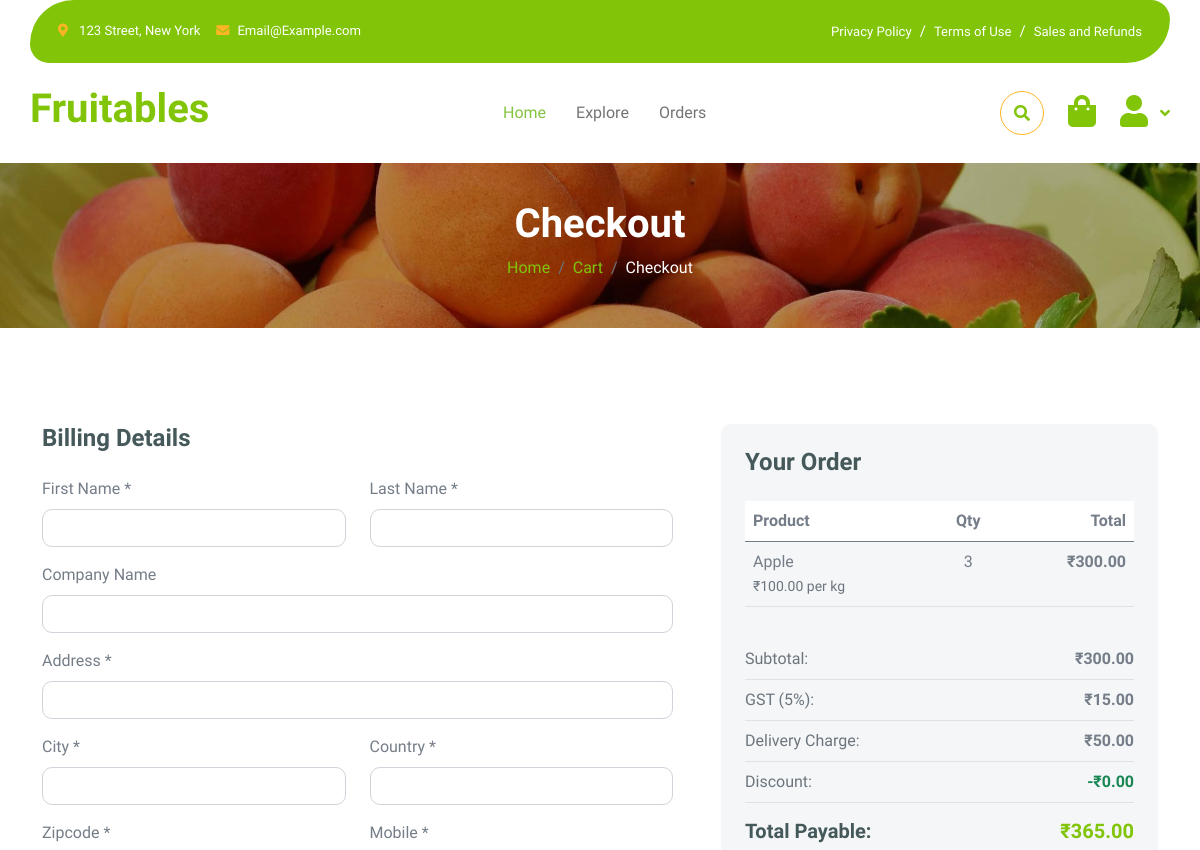
/checkout/ (signed in, upper part), run on an earlier commit of the app's database.
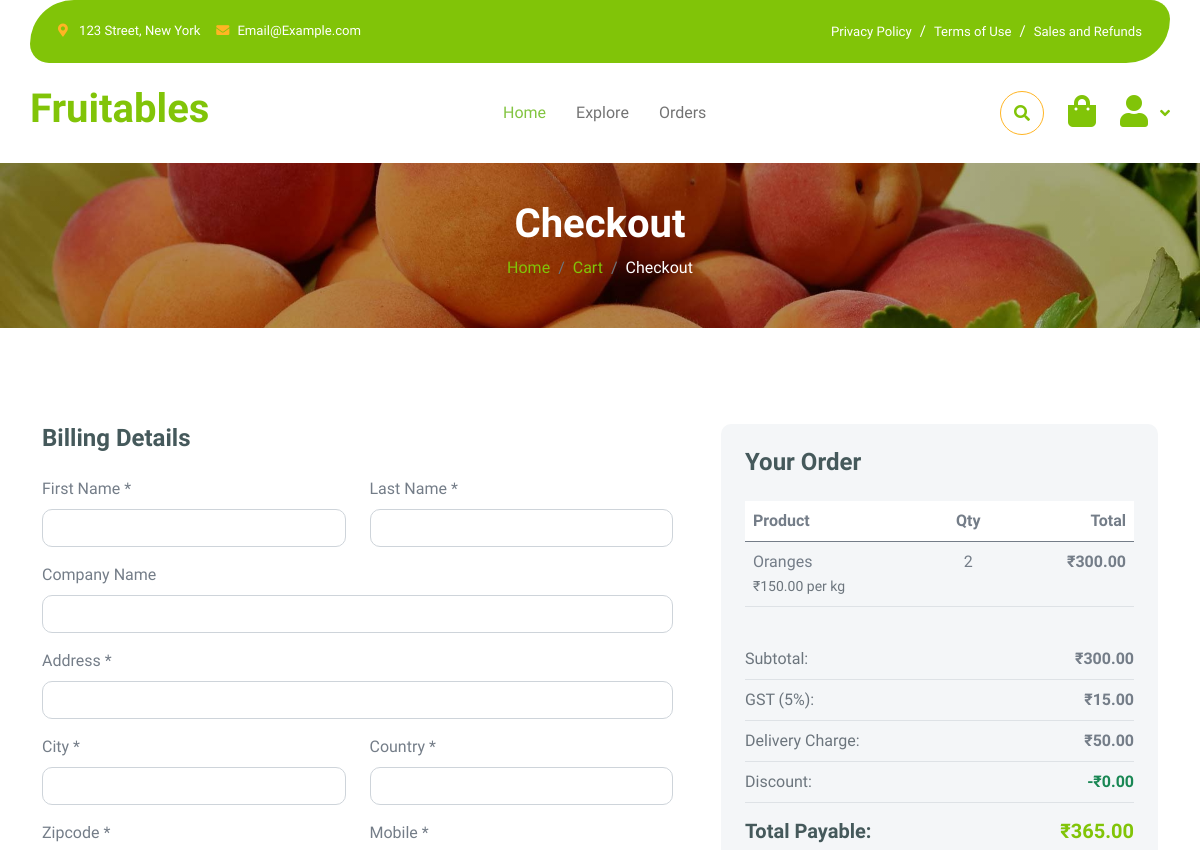
And on a later commit of the database.
### shop/models.py (models this page shows, shortened)
class CartItem(models.Model):
    cart = models.ForeignKey(Cart, on_delete=models.CASCADE)
    product = models.ForeignKey(Product, on_delete=models.CASCADE)
    quantity = models.PositiveIntegerField(default=1)
    def total_price(self):
        return self.product.price * self.quantity

class Product(models.Model):
    category = models.ForeignKey(Category, on_delete=models.CASCADE)
    name = models.CharField(max_length=200)
    price = models.DecimalField(max_digits=10, decimal_places=2)
    image = models.ImageField(upload_to='products/')
    description = models.TextField(blank=True, null=True)
    stock = models.PositiveIntegerField(default=0)

### shop/views.py (the view, shortened to what this page needs)
# urls.py: path('checkout/', views.checkout, name='checkout'),
@login_required
@transaction.atomic
def checkout(request):
    cart = Cart.objects.get(user=request.user)
    items = CartItem.objects.filter(cart=cart)
    if not items.exists():
        messages.error(request, "Your cart is empty.")
        return redirect("cart")
    subtotal = sum(item.product.price * item.quantity for item in items)
    gst_total = sum((item.product.price * item.quantity * item.product.category.gst_percent) / 100 for item in items)
    delivery = Decimal('50') if subtotal < 500 else Decimal('0')
    discount = Decimal('0')
    return render(request, "shop/checkout.html", {
        "items": items,
        "subtotal": subtotal,
        "gst": gst_total,
        "delivery": delivery,
        "discount": discount,
        "grand_total": subtotal + gst_total + delivery - discount,
    })

### shop/templates/shop/checkout.html (shortened to what the changed rows need)
{% extends 'shop/base.html' %}
{% load static %}
{% block content %}
<div class="container-fluid page-header py-5">
    <h1 class="text-center text-white display-6">Checkout</h1>
</div>
<div class="container-fluid py-5">
    <div class="container py-5">
        <form method="POST">
            <div class="row g-5">
                <div class="col-lg-5">
                    <div class="bg-light p-4 rounded">
                        <div class="table-responsive">
                            <table class="table">
                                <thead class="bg-white">
                                    <tr>
                                        <th>Product</th>
                                        <th class="text-center">Qty</th>
                                        <th class="text-end">Total</th>
                                    </tr>
                                </thead>
                                <tbody>
                                    {% for item in items %}
                                    <tr>
                                        <td>
                                            {{ item.product.name }}<br>
                                            <small class="text-muted">₹{{ item.product.price|floatformat:2 }} per kg</small>
                                        </td>
                                        <td class="text-center">{{ item.quantity }}</td>
                                        <td class="text-end fw-bold">₹{{ item.total_price|floatformat:2 }}</td>
                                    </tr>
                                    {% endfor %}
                                </tbody>
                            </table>
                        </div>
                    </div>
                </div>
            </div>
        </form>
    </div>
</div>
{% endblock %}

What changed in the data, as far as the page shows it:
removed CartItem: product.name "Apple", product.price "100.00", quantity "3", total_price "300.00"
added CartItem: product.name "Oranges", product.price "150.00", quantity "2", total_price "300.00"
